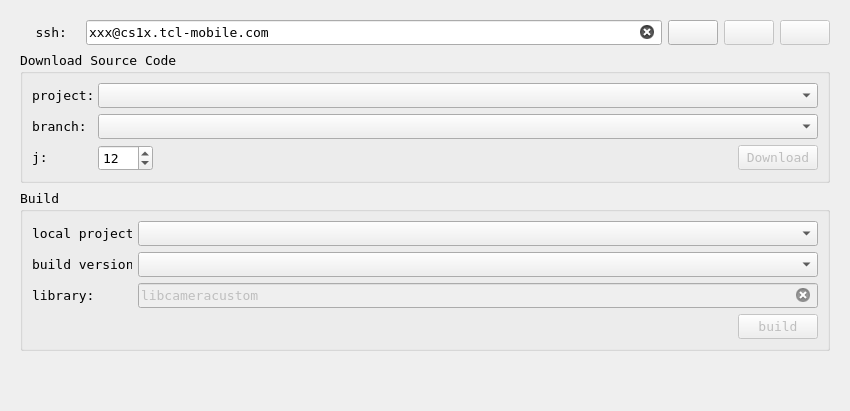
      <widget class="QWidget" name="tab_ssh">
       <attribute name="icon">
        <iconset theme=":/icon/icon/ssh1.svg">
         <normalon>:/icon/icon/compute2.png</normalon>
        </iconset>
       </attribute>
       <attribute name="title">
        <string>SSH</string>
       </attribute>
       <layout class="QGridLayout" name="gridLayout_39">
        <item row="0" column="0">
         <widget class="QWidget" name="widget_9" native="true">
          <property name="font">
           <font>
            <family>DejaVu Sans Mono</family>
            <pointsize>10</pointsize>
           </font>
          </property>
          <layout class="QGridLayout" name="gridLayout_23">
           <item row="0" column="0">
            <layout class="QHBoxLayout" name="horizontalLayout_49">
             <item>
              <widget class="QLabel" name="label_ssh">
               <property name="sizePolicy">
                <sizepolicy hsizetype="Fixed" vsizetype="Fixed">
                 <horstretch>0</horstretch>
                 <verstretch>0</verstretch>
                </sizepolicy>
               </property>
               <property name="maximumSize">
                <size>
                 <width>60</width>
                 <height>23</height>
                </size>
               </property>
               <property name="text">
                <string>  ssh:</string>
               </property>
              </widget>
             </item>
             <item>
              <widget class="QLineEdit" name="lineEdit_ssh">
               <property name="sizePolicy">
                <sizepolicy hsizetype="Preferred" vsizetype="Fixed">
                 <horstretch>0</horstretch>
                 <verstretch>0</verstretch>
                </sizepolicy>
               </property>
               <property name="text">
                <string>xxx@cs1x.tcl-mobile.com</string>
               </property>
               <property name="placeholderText">
                <string/>
               </property>
               <property name="clearButtonEnabled">
                <bool>true</bool>
               </property>
              </widget>
             </item>
             <item>
              <widget class="QPushButton" name="pushButton_login">
               <property name="sizePolicy">
                <sizepolicy hsizetype="Fixed" vsizetype="Fixed">
                 <horstretch>0</horstretch>
                 <verstretch>0</verstretch>
                </sizepolicy>
               </property>
               <property name="minimumSize">
                <size>
                 <width>50</width>
                 <height>0</height>
                </size>
               </property>
               <property name="text">
                <string/>
               </property>
               <property name="icon">
                <iconset resource="config_file.qrc">
                 <normaloff>:/icon/icon/ssh.svg</normaloff>:/icon/icon/ssh.svg</iconset>
               </property>
              </widget>
             </item>
             <item>
              <widget class="QPushButton" name="pushButton_logout">
               <property name="enabled">
                <bool>false</bool>
               </property>
               <property name="sizePolicy">
                <sizepolicy hsizetype="Fixed" vsizetype="Fixed">
                 <horstretch>0</horstretch>
                 <verstretch>0</verstretch>
                </sizepolicy>
               </property>
               <property name="minimumSize">
                <size>
                 <width>50</width>
                 <height>0</height>
                </size>
               </property>
               <property name="text">
                <string/>
               </property>
               <property name="icon">
                <iconset resource="config_file.qrc">
                 <normaloff>:/icon/icon/unlink.ico</normaloff>:/icon/icon/unlink.ico</iconset>
               </property>
              </widget>
             </item>
             <item>
              <widget class="QPushButton" name="pushButton_browse">
               <property name="enabled">
                <bool>false</bool>
               </property>
               <property name="sizePolicy">
                <sizepolicy hsizetype="Fixed" vsizetype="Fixed">
                 <horstretch>0</horstretch>
                 <verstretch>0</verstretch>
                </sizepolicy>
               </property>
               <property name="minimumSize">
                <size>
                 <width>50</width>
                 <height>0</height>
                </size>
               </property>
               <property name="text">
                <string/>
               </property>
               <property name="icon">
                <iconset resource="config_file.qrc">
                 <normaloff>:/icon/icon/folder.ico</normaloff>:/icon/icon/folder.ico</iconset>
               </property>
              </widget>
             </item>
            </layout>
           </item>
           <item row="1" column="0">
            <widget class="QGroupBox" name="groupBox">
             <property name="title">
              <string>Download Source Code</string>
             </property>
             <layout class="QGridLayout" name="gridLayout_22">
              <item row="2" column="2">
               <widget class="QPushButton" name="pushButton_download">
                <property name="enabled">
                 <bool>false</bool>
                </property>
                <property name="text">
                 <string>Download</string>
                </property>
                <property name="icon">
                 <iconset resource="config_file.qrc">
                  <normaloff>:/icon/icon/download.svg</normaloff>:/icon/icon/download.svg</iconset>
                </property>
               </widget>
              </item>
              <item row="2" column="1">
               <spacer name="horizontalSpacer_26">
                <property name="orientation">
                 <enum>Qt::Horizontal</enum>
                </property>
                <property name="sizeHint" stdset="0">
                 <size>
                  <width>573</width>
                  <height>17</height>
                 </size>
                </property>
               </spacer>
              </item>
              <item row="2" column="0">
               <layout class="QHBoxLayout" name="horizontalLayout_53">
                <item>
                 <widget class="QLabel" name="label_j">
                  <property name="sizePolicy">
                   <sizepolicy hsizetype="Fixed" vsizetype="Fixed">
                    <horstretch>0</horstretch>
                    <verstretch>0</verstretch>
                   </sizepolicy>
                  </property>
                  <property name="minimumSize">
                   <size>
                    <width>60</width>
                    <height>23</height>
                   </size>
                  </property>
                  <property name="maximumSize">
                   <size>
                    <width>60</width>
                    <height>23</height>
                   </size>
                  </property>
                  <property name="text">
                   <string>j:</string>
                  </property>
                 </widget>
                </item>
                <item>
                 <widget class="QSpinBox" name="spinBox_j">
                  <property name="sizePolicy">
                   <sizepolicy hsizetype="Fixed" vsizetype="Fixed">
                    <horstretch>0</horstretch>
                    <verstretch>0</verstretch>
                   </sizepolicy>
                  </property>
                  <property name="minimum">
                   <number>1</number>
                  </property>
                  <property name="maximum">
                   <number>128</number>
                  </property>
                  <property name="singleStep">
                   <number>4</number>
                  </property>
                  <property name="value">
                   <number>12</number>
                  </property>
                 </widget>
                </item>
               </layout>
              </item>
              <item row="1" column="0" colspan="3">
               <layout class="QHBoxLayout" name="horizontalLayout_51">
                <item>
                 <widget class="QLabel" name="label_branch">
                  <property name="sizePolicy">
                   <sizepolicy hsizetype="Fixed" vsizetype="Fixed">
                    <horstretch>0</horstretch>
                    <verstretch>0</verstretch>
                   </sizepolicy>
                  </property>
                  <property name="maximumSize">
                   <size>
                    <width>60</width>
                    <height>23</height>
                   </size>
                  </property>
                  <property name="text">
                   <string>branch:</string>
                  </property>
                 </widget>
                </item>
                <item>
                 <widget class="QComboBox" name="comboBox_branch"/>
                </item>
               </layout>
              </item>
              <item row="0" column="0" colspan="3">
               <layout class="QHBoxLayout" name="horizontalLayout_50">
                <item>
                 <widget class="QLabel" name="label_project">
                  <property name="sizePolicy">
                   <sizepolicy hsizetype="Fixed" vsizetype="Fixed">
                    <horstretch>0</horstretch>
                    <verstretch>0</verstretch>
                   </sizepolicy>
                  </property>
                  <property name="maximumSize">
                   <size>
                    <width>60</width>
                    <height>23</height>
                   </size>
                  </property>
                  <property name="text">
                   <string>project:</string>
                  </property>
                 </widget>
                </item>
                <item>
                 <widget class="QComboBox" name="comboBox_project"/>
                </item>
               </layout>
              </item>
             </layout>
            </widget>
           </item>
           <item row="2" column="0">
            <widget class="QGroupBox" name="groupBox_2">
             <property name="title">
              <string>Build</string>
             </property>
             <layout class="QGridLayout" name="gridLayout_21">
              <item row="0" column="0" colspan="3">
               <layout class="QHBoxLayout" name="horizontalLayout_54">
                <item>
                 <widget class="QLabel" name="label_localproject">
                  <property name="sizePolicy">
                   <sizepolicy hsizetype="Fixed" vsizetype="Fixed">
                    <horstretch>0</horstretch>
                    <verstretch>0</verstretch>
                   </sizepolicy>
                  </property>
                  <property name="maximumSize">
                   <size>
                    <width>100</width>
                    <height>23</height>
                   </size>
                  </property>
                  <property name="text">
                   <string>local project:</string>
                  </property>
                 </widget>
                </item>
                <item>
                 <widget class="QComboBox" name="comboBox_localproject"/>
                </item>
               </layout>
              </item>
              <item row="1" column="0" colspan="3">
               <layout class="QHBoxLayout" name="horizontalLayout_55">
                <item>
                 <widget class="QLabel" name="label_buildversion">
                  <property name="sizePolicy">
                   <sizepolicy hsizetype="Fixed" vsizetype="Fixed">
                    <horstretch>0</horstretch>
                    <verstretch>0</verstretch>
                   </sizepolicy>
                  </property>
                  <property name="maximumSize">
                   <size>
                    <width>100</width>
                    <height>23</height>
                   </size>
                  </property>
                  <property name="text">
                   <string>build version:</string>
                  </property>
                 </widget>
                </item>
                <item>
                 <widget class="QComboBox" name="comboBox_buildversion"/>
                </item>
               </layout>
              </item>
              <item row="2" column="0" colspan="3">
               <layout class="QHBoxLayout" name="horizontalLayout_21">
                <item>
                 <widget class="QLabel" name="label_buildversion_2">
                  <property name="sizePolicy">
                   <sizepolicy hsizetype="Fixed" vsizetype="Fixed">
                    <horstretch>0</horstretch>
                    <verstretch>0</verstretch>
                   </sizepolicy>
                  </property>
                  <property name="maximumSize">
                   <size>
                    <width>100</width>
                    <height>23</height>
                   </size>
                  </property>
                  <property name="text">
                   <string>library:</string>
                  </property>
                 </widget>
                </item>
                <item>
                 <widget class="QLineEdit" name="lineEdit_lib">
                  <property name="enabled">
                   <bool>false</bool>
                  </property>
                  <property name="sizePolicy">
                   <sizepolicy hsizetype="Preferred" vsizetype="Fixed">
                    <horstretch>0</horstretch>
                    <verstretch>0</verstretch>
                   </sizepolicy>
                  </property>
                  <property name="text">
                   <string>libcameracustom</string>
                  </property>
                  <property name="placeholderText">
                   <string>libmtkcam_metastore</string>
                  </property>
                  <property name="clearButtonEnabled">
                   <bool>true</bool>
                  </property>
                 </widget>
                </item>
               </layout>
              </item>
              <item row="3" column="1">
               <spacer name="horizontalSpacer_27">
                <property name="orientation">
                 <enum>Qt::Horizontal</enum>
                </property>
                <property name="sizeHint" stdset="0">
                 <size>
                  <width>489</width>
                  <height>17</height>
                 </size>
                </property>
               </spacer>
              </item>
              <item row="3" column="2">
               <widget class="QPushButton" name="pushButton_build">
                <property name="enabled">
                 <bool>false</bool>
                </property>
                <property name="text">
                 <string>build</string>
                </property>
                <property name="icon">
                 <iconset>
                  <normalon>:/icon/icon/hammer.ico</normalon>
                 </iconset>
                </property>
               </widget>
              </item>
             </layout>
            </widget>
           </item>
           <item row="3" column="0">
            <spacer name="verticalSpacer">
             <property name="orientation">
              <enum>Qt::Vertical</enum>
             </property>
             <property name="sizeHint" stdset="0">
              <size>
               <width>20</width>
               <height>40</height>
              </size>
             </property>
            </spacer>
           </item>
          </layout>
         </widget>
        </item>
       </layout>
      </widget>
